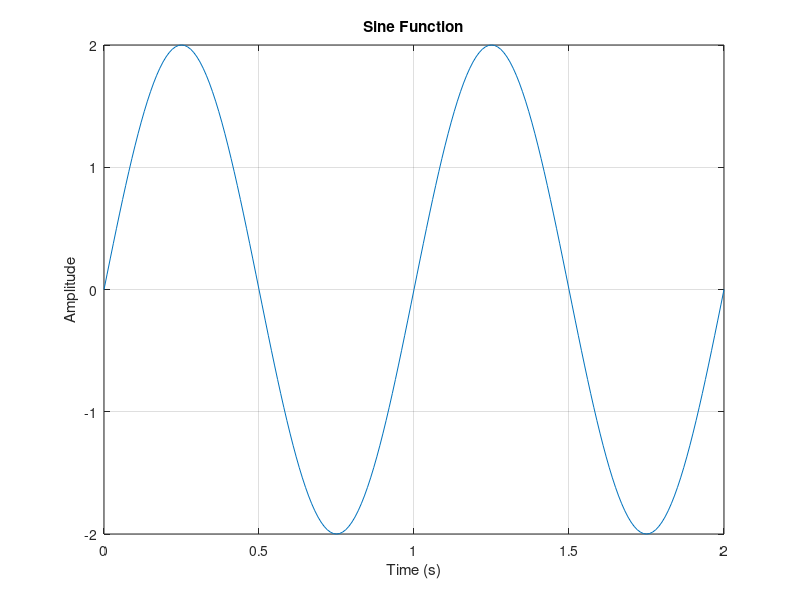
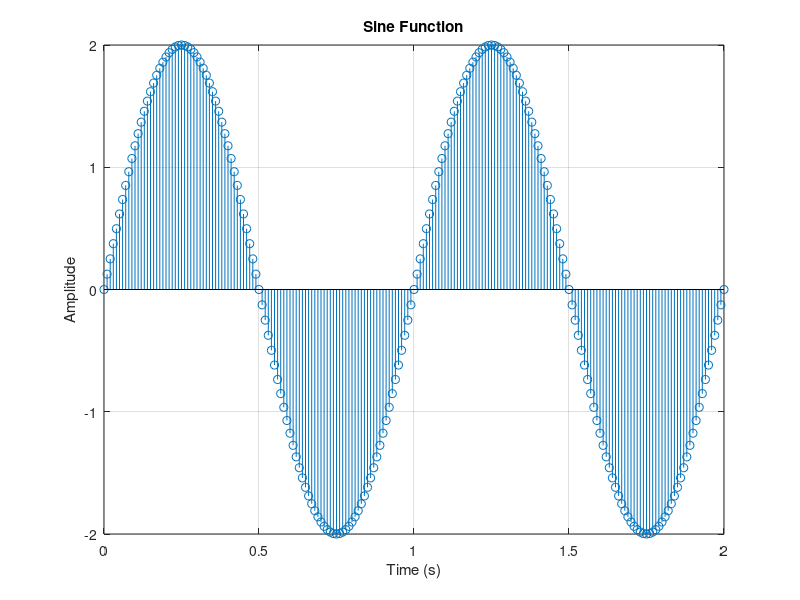
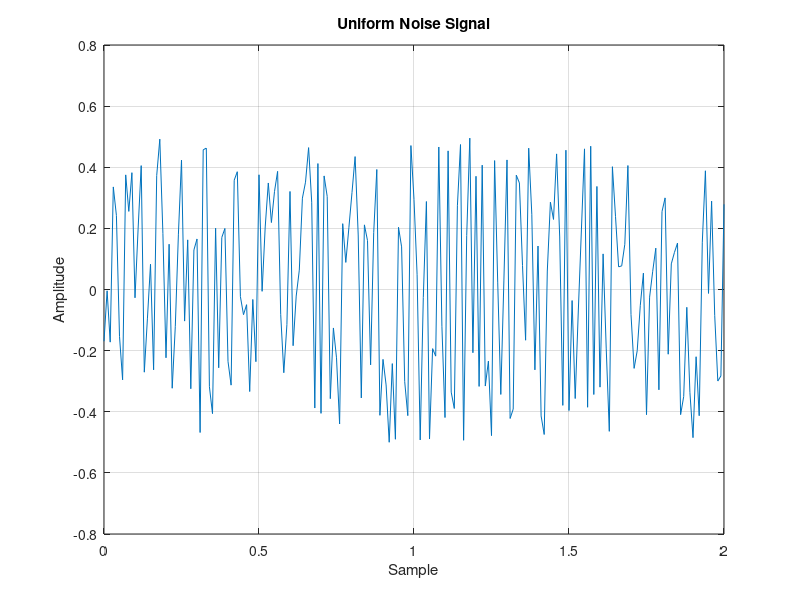
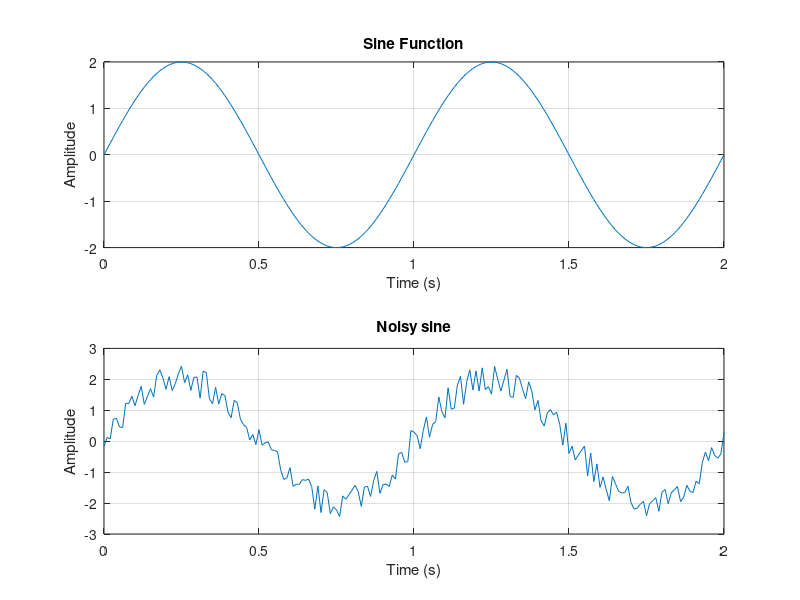

Write the MATLAB code that produced these figures, in order.
%% *Homework 1*

%% Clear the workspace
close all;
clear;
clc;

%% Homework 1_1
%
% This cell is about, plotting Sine wave with "plot function" and "stem function"
%
% Now we declare variables first
%
Ts = 0.01;
amp = 2;
t = 0:Ts:2;
f0 = 1;
w = 2 * pi * f0;
signal = amp * sin(w * t);
%
% Now we plot signla with two functions "plot and stem"
%
figure('Name', 'Sine Plot');
plot(t, signal, 'LineWidth', 0.5);
xlabel('Time (s)');
ylabel('Amplitude');
title('Sine Function');
grid on;
figure('Name', 'Sine Stem');
stem(t, signal, 'LineWidth', 0.5);
xlabel('Time (s)');
ylabel('Amplitude');
title('Sine Function');
grid on;
%
%% Homework1_2
%
% This cell is about showing uniform random noise and adding it with sinusoidal wave
% Now first declare variables that we need for this task
%
Ts = 0.01;
amp = 2;
t = 0:Ts:2;
f0 = 1;
w = 2 * pi * f0;
signal = amp * sin(w * t);
size_t = size(t);
%
% Here we declare the signals we want to plot
%
stochastic_signal = rand(1, size_t(2)) - 0.5;
noisy_signal = signal + stochastic_signal;
%
% Plotting the Uniform Noise Signal
%
figure('Name', 'Uniform Noise Signal');
plot(t, stochastic_signal);
title('Uniform Noise Signal');
xlabel('Sample');
ylabel('Amplitude');
grid on;
%
% Plotting sine wave with and without noise
%
figure('Name', 'Sine Waves');
subplot(2, 1, 1)
plot(t, signal);
title('Sine Function');
xlabel('Time (s)');
ylabel('Amplitude');
grid on;
%
subplot(2, 1, 2)
plot(t, noisy_signal);
title('Noisy sine');
xlabel('Time (s)');
ylabel('Amplitude');
grid on;
%
%% Homework1_3
%
% In this task we use "conv" function to convolve sinusoidal wave with "Moving average"
% This task splits in two parts:
% Firstly, we have M1=0,M2=20 so we should designate variables in order to meet the needs
%
% Now we declare variables
Ts = 0.01;
amp = 2;
t = 0:Ts:2;
f0 = 1;
w = 2 * pi * f0;
signal = amp * sin(w * t);
size_t = size(t);
M1 = 0;
M2 = 20;
amp_mov = 1 / (M1 + M2 + 1);
uni = ones(1, M1 + M2 + 1);
%
% Here we declare the signals needed to plot
%
stochastic_signal = rand(1, size_t(2)) - 0.5;
noisy_signal = signal + stochastic_signal;
smoothed_sine = amp_mov * conv(noisy_signal, uni, 'same');
%
% Here we plot the Signal after convolution and before convolution
%
figure('Name', 'Moving Averaged Sine');
plot(t, smoothed_sine);
title('Moving Averaged Sine');
xlabel('Time (s)');
ylabel('Amplitude');
grid on;
hold on
plot(t, signal);
legend("Convolved Signal", "Original Signal");
%
%% homework1_3_2
%
Ts = 0.01;
amp = 2;
t = 0:Ts:2;
f0 = 1;
w = 2 * pi * f0;
signal = amp * sin(w * t);
size_t = size(t);
stochastic_signal = rand(1, size_t(2)) - 0.5;
noisy_signal = signal + stochastic_signal;

M1 = 10;
M2 = 10;
amp_mov = 1 / (M1 + M2 + 1);
n = -M1:M2;
N = size_t(2);

uni = ones(1, 21);
smoothed_sine = amp_mov * conv(uni, noisy_signal);
shifted_sine = smoothed_sine(M1 + M2 + 1:end);
figure('Name', 'Moving Averaged Sine');
subplot(2, 1, 1)
plot(t, shifted_sine);
title('shifted Sine');
xlabel('Time (s)');
ylabel('Amplitude');
grid on;
subplot(2, 1, 2)
plot(t, signal);
title('sine');
xlabel('Time (s)');
ylabel('Amplitude');
grid on;
%% Homework1_4

Ts = 0.01;
amp = 2;
t = 0:Ts:2;
f0 = 1;
w = 2 * pi * f0;
signal = amp * sin(w * t);
size_t = size(t);
stochastic_signal = rand(1, size_t(2)) - 0.5;
noisy_signal = signal + stochastic_signal;
M1 = 0;
M2 = 20;
amp_mov = 1 / (M1 + M2 + 1);
n = -M1:M2;
N = size_t(2);
uni = ones(1, M1 + M2 + 1);
transfer_function = amp_mov * uni;
filtered_signal = filter(transfer_function, 1, noisy_signal);
smoothed_sine = amp_mov * conv(noisy_signal, uni, 'same');
figure('Name', 'Moving Averaged Sine');
plot(t, smoothed_sine);
title('Moving Averaged Sine');
xlabel('Time (s)');
ylabel('Amplitude');
grid on;
hold on
plot(t, filtered_signal);
legend("Convolved Signal", "filtered Signal");
%% Homework1_5
